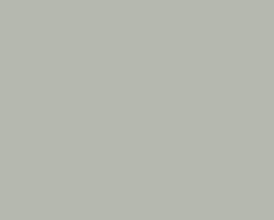
#> input picture Assets/test_bkgrnd.jpg, 274 x 220 px, found by its file name
$ python threshold.py
#> lines starting #> are read from the running program, lines starting #| are printed output that depends on the picture; after the words box and inside, x2 and y2 are one past the last pixel; in counts of white or black regions, pixels touching at a corner belong together
import cv2
import numpy as np
bk = cv2.imread("/Users/aidanobrien/Documents/GitHub/BeeFanningDetector/Assets/test_bkgrnd.jpg")
#> bk is the input picture: shape (220, 274, 3); mean B, G, R 175, 184, 181
img = cv2.imread("/Users/aidanobrien/Documents/GitHub/BeeFanningDetector/Assets/test_fan.jpg")
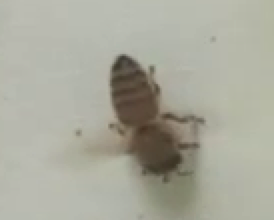
#> input picture Assets/test_fan.jpg, 274 x 220 px, found by its file name
#> img is the input picture: shape (220, 274, 3); mean B, G, R 156, 169.2, 169.2
subImage=(bk.astype('int32')-img.astype('int32')).clip(0).astype('uint8')
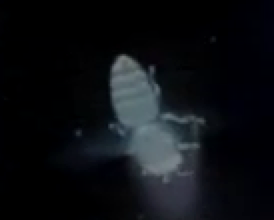
#> subImage: shape (220, 274, 3); mean B, G, R 19.3, 15.6, 13.1
grey=cv2.cvtColor(subImage,cv2.COLOR_BGR2GRAY)
retval,thresh=cv2.threshold(grey,35,255,cv2.THRESH_BINARY_INV)
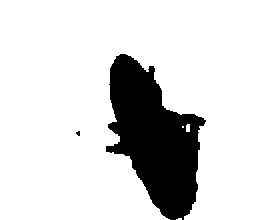
#> thresh: shape (220, 274); 84.6% white; 2 black regions (1 under 20 px), largest, box (x1, y1, x2, y2) and area: (106, 54, 206, 220) 9286
thresh=255-thresh
kernel=np.ones((5,5),np.uint8)
thresh=cv2.morphologyEx(thresh,cv2.MORPH_OPEN,kernel)
#> thresh: shape (220, 274); 15.4% white; 1 white region, box (x1, y1, x2, y2) and area: (106, 54, 204, 220) 9257
cv2.imwrite("../Assets/test_thresh.jpg",thresh)
